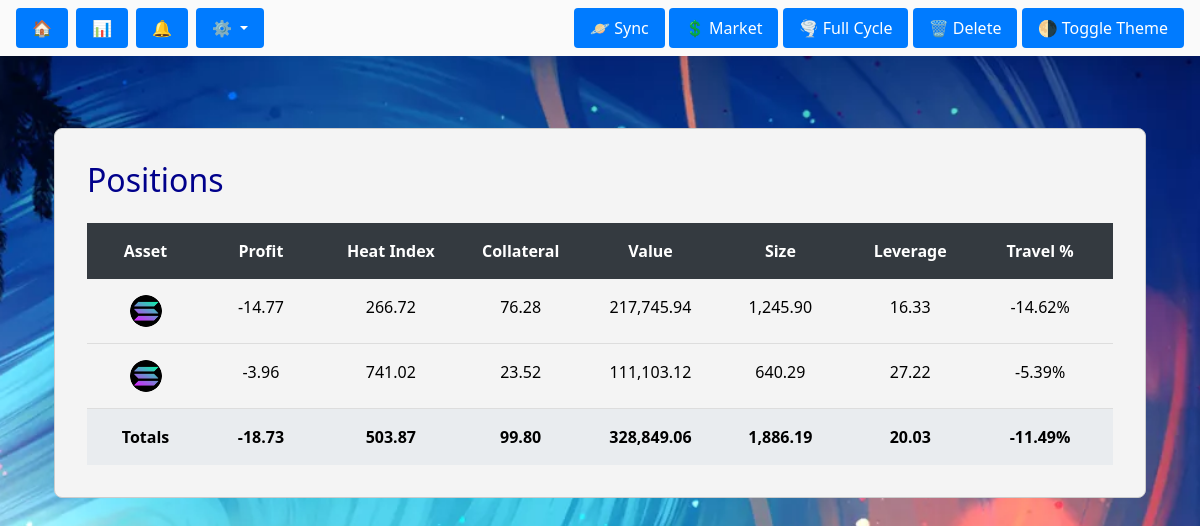
Page /positions/table on the earlier database version.
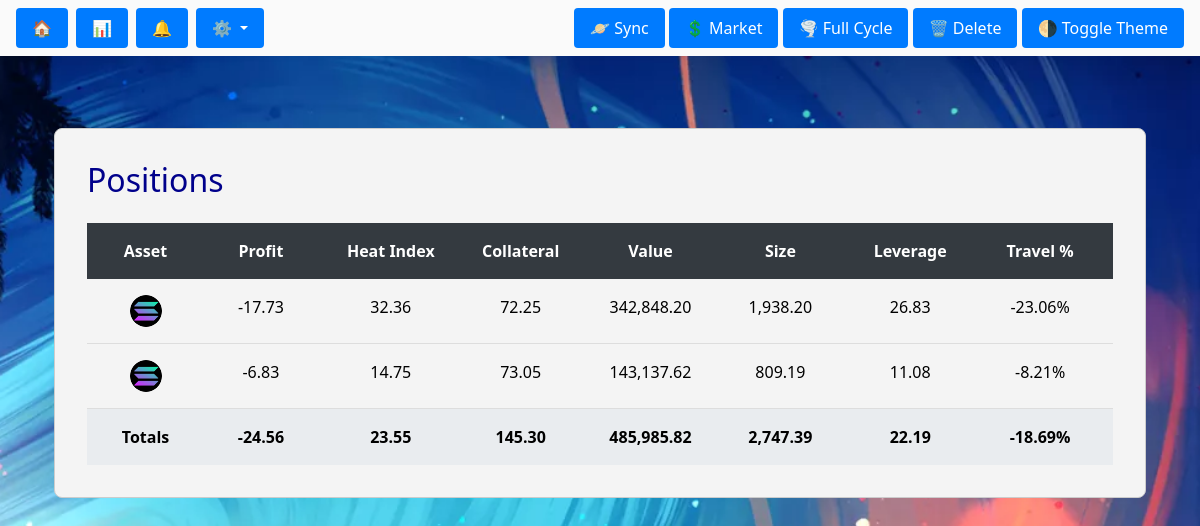
Same page on the later database version.
### tables this page shows
CREATE TABLE positions (
                    id TEXT PRIMARY KEY,
                    asset_type TEXT,
                    position_type TEXT,
                    entry_price REAL,
                    liquidation_price REAL,
                    travel_percent REAL,
                    value REAL,
                    collateral REAL,
                    size REAL,
                    leverage REAL,
                    wallet_name TEXT,
                    last_updated TEXT,
                    alert_reference_id TEXT,
                    hedge_buddy_id TEXT,
                    current_price REAL,
                    liquidation_distance REAL,
                    heat_index REAL,
                    current_heat_index REAL,
                    pnl_after_fees_usd REAL
                , profit REAL DEFAULT 0.0);

### positions/positions_bp.py (the view)
@positions_bp.route("/table", methods=["GET"])
@route_log_alert
def positions_table():
    try:
        core = PositionCore(current_app.data_locker)
        positions = core.get_all_positions()
        totals = CalcServices().calculate_totals(positions)
        return render_template("positions_table.html", positions=positions, totals=totals)
    except Exception as e:
        logger.error(f"Error in positions_table: {e}")
        return jsonify({"error": str(e)}), 500

### data/data_locker.py (called while the page is built, shortened)
    def seed_default_thresholds(self):
        existing = self.db.get_cursor().execute("SELECT COUNT(*) FROM alert_thresholds").fetchone()[0]
        if existing > 0:
            return  # Already seeded

### data/database.py (called while the page is built)
    def connect(self):
        if self.conn is None:
            dir_name = os.path.dirname(self.db_path)
            if dir_name and dir_name.strip() != "":
                os.makedirs(dir_name, exist_ok=True)
            self.conn = sqlite3.connect(self.db_path, check_same_thread=False)
            self.conn.row_factory = sqlite3.Row
            self.conn.execute("PRAGMA journal_mode=WAL;")
        return self.conn

    def get_cursor(self):
        return self.connect().cursor()

    def commit(self):
        self.connect().commit()

### data/dl_monitor_ledger.py (called while the page is built)
    def ensure_table(self):
        cursor = self.db.get_cursor()
        cursor.execute("""
            CREATE TABLE IF NOT EXISTS monitor_ledger (
                id TEXT PRIMARY KEY,
                monitor_name TEXT NOT NULL,
                timestamp TEXT NOT NULL,
                status TEXT NOT NULL,
                metadata TEXT,
                created_at TEXT DEFAULT CURRENT_TIMESTAMP
            )
        """)
        self.db.commit()
        log.success("✅ monitor_ledger table ensured", source="DLMonitorLedger")

### data/dl_positions.py (called while the page is built)
    def get_all_positions(self) -> list:
        try:
            cursor = self.db.get_cursor()
            cursor.execute("SELECT * FROM positions")
            rows = cursor.fetchall()
            log.debug(f"Fetched {len(rows)} positions", source="DLPositionManager")
            return [dict(row) for row in rows]
        except Exception as e:
            log.error(f"Error fetching positions: {e}", source="DLPositionManager")
            return []

### data/dl_system_data.py (called while the page is built)
    def get_active_theme_profile(self) -> dict:
        try:
            cursor = self.db.get_cursor()
            row = cursor.execute("SELECT theme_active_profile FROM system_vars WHERE id = 1").fetchone()
            if not row or not row["theme_active_profile"]:
                return {}
            active_name = row["theme_active_profile"]
            all_profiles = self.get_theme_profiles()
            return all_profiles.get(active_name, {})
        except Exception as e:
            log.error(f"❌ Failed to retrieve active theme profile: {e}", source="DLSystemDataManager")
            return {}

### positions/position_core.py (called while the page is built)
    def get_all_positions(self):
        return self.store.get_all_positions()

### positions/position_store.py (called while the page is built)
    def get_all_positions(self):
        return self.get_all()

### templates/positions/positions_table.html (shortened to what this page needs)
{% extends "base.html" %}
{% block content %}
<div class="container-fluid my-4">
  <div class="card">
    <div class="card-body">
      <h2 class="title-text mb-4">Positions</h2>
      <div class="grid-header">
        <div class="grid-col asset sortable" data-col-index="0">Asset</div>
        <div class="grid-col sortable" data-col-index="1">Profit</div>
        <div class="grid-col sortable" data-col-index="2">Heat Index</div>
        <div class="grid-col sortable" data-col-index="3">Collateral</div>
        <div class="grid-col sortable" data-col-index="4">Value</div>
        <div class="grid-col sortable" data-col-index="5">Size</div>
        <div class="grid-col sortable" data-col-index="6">Leverage</div>
        <div class="grid-col sortable" data-col-index="7">Travel %</div>
      </div>
      <div id="gridRows">
        {% for pos in positions|sort(attribute='size', reverse=True) %}
        <div class="grid-row">
          <div class="grid-col asset">
            {% if pos.asset_type == 'BTC' %}
              <img src="{{ url_for('static', filename='images/btc_logo.png') }}" alt="BTC" class="asset-icon">
            {% elif pos.asset_type == 'ETH' %}
              <img src="{{ url_for('static', filename='images/eth_logo.png') }}" alt="ETH" class="asset-icon">
            {% elif pos.asset_type == 'SOL' %}
              <img src="{{ url_for('static', filename='images/sol_logo.png') }}" alt="SOL" class="asset-icon">
            {% else %}
              {{ pos.asset_type }}
            {% endif %}
          </div>
          <div class="grid-col">{{ "{:,.2f}".format(pos.pnl_after_fees_usd or 0) }}</div>
          <div class="grid-col">{{ "{:,.2f}".format(pos.heat_index or 0) }}</div>
          <div class="grid-col">{{ "{:,.2f}".format(pos.collateral or 0) }}</div>
          <div class="grid-col">{{ "{:,.2f}".format(pos.value or 0) }}</div>
          <div class="grid-col">{{ "{:,.2f}".format(pos.size or 0) }}</div>
          <div class="grid-col">{{ "{:,.2f}".format(pos.leverage or 0) }}</div>
          <div class="grid-col">{{ "{:,.2f}".format(pos.travel_percent or 0) }}%</div>
        </div>
        {% endfor %}
      </div>
      {% set total_profit = positions|sum(attribute='pnl_after_fees_usd') %}
      <div class="grid-totals">
        <div class="grid-col asset">Totals</div>
        <div class="grid-col">{{ "{:,.2f}".format(total_profit) }}</div>
        <div class="grid-col">{{ "{:,.2f}".format(totals.avg_heat_index or 0) }}</div>
        <div class="grid-col">{{ "{:,.2f}".format(totals.total_collateral or 0) }}</div>
        <div class="grid-col">{{ "{:,.2f}".format(totals.total_value or 0) }}</div>
        <div class="grid-col">{{ "{:,.2f}".format(totals.total_size or 0) }}</div>
        <div class="grid-col">{{ "{:,.2f}".format(totals.avg_leverage or 0) }}</div>
        <div class="grid-col">{{ "{:,.2f}".format(totals.avg_travel_percent or 0) }}%</div>
      </div>
    </div>
  </div>
</div>
{% endblock %}

### templates/base.html (shortened to what this page needs)
<!DOCTYPE html>
<html lang="en" data-theme="light">
<head>
  <link rel="stylesheet" href="https://cdn.jsdelivr.net/npm/bootstrap@5.3.0/dist/css/bootstrap.min.css">
  <link rel="stylesheet" href="{{ url_for('static', filename='css/base.css') }}">
  <link rel="stylesheet" href="../static/css/portfolio_status.css">
</head>
<body>
  <div class="wrapper">
    {% include "title_bar.html" %}
    <div id="toastContainer" class="toast-container position-fixed top-0 end-0 p-3" style="z-index: 1080;"></div>
    <div class="content-wrapper">
      <div class="container py-5">
        {% block content %}{% endblock %}
      </div>
    </div>
  </div>
</body>
</html>

### templates/title_bar.html (shortened to what this page needs)
<nav class="title-bar d-flex justify-content-between align-items-center px-3 py-2">
  <div class="left-buttons d-flex gap-2">
    <a class="btn btn-light" href="{{ url_for('dashboard.dash_page') }}" title="Home">🏠</a>
    <a class="btn btn-light" href="{{ url_for('positions.positions_table') }}" title="Positions">📊</a>
    <a class="btn btn-light" href="{{ url_for('alerts_bp.monitor_page') }}" title="Alerts">🔔</a>
    <div class="dropdown">
      <button class="btn btn-light dropdown-toggle" type="button" id="settingsDropdown" data-bs-toggle="dropdown" aria-expanded="false">
        ⚙️
      </button>
    </div>
  </div>
  <div class="title-bar-actions">
    <button class="btn btn-outline-primary" data-action="sync">🪐 Sync</button>
    <button class="btn btn-outline-success" data-action="market">💲 Market</button>
    <button class="btn btn-outline-info" data-action="full">🌪️ Full Cycle</button>
    <button class="btn btn-outline-danger" data-action="wipe">🗑️ Delete</button>
    <button class="btn btn-outline-secondary" id="themeToggleButton">🌗 Toggle Theme</button>
  </div>
</nav>

### static/css/base.css (style rules this page uses)
:root { --bg: #ffffff; --text: #111111; --card-bg: #f4f4f4; --card-border: #cccccc; --navbar-bg: #fafafa; --primary: #007bff; --primary-hover: #0056b3; --accent: #f0f0f0; --heat-red: #dc3545; --heat-green: #28a745; }
body, html { margin: 0; padding: 0; font-family: "Segoe UI", sans-serif; background-color: var(--bg); color: var(--text); transition: background-color 0.3s ease, color 0.3s ease; }
a { color: var(--primary); text-decoration: none; }
.card, .common-box, .liquidation-box, .portfolio-box { background-color: var(--card-bg); color: var(--text); border: 1px solid var(--card-border); border-radius: 8px; padding: 1rem; margin-bottom: 1rem; }
button, .btn { background-color: var(--primary); border: none; color: white; padding: 0.5rem 1rem; border-radius: 4px; cursor: pointer; }
body::after { content: attr(data-theme); position: fixed; bottom: 10px; right: 10px; background: red; color: white; padding: 2px 8px; font-size: 12px; border-radius: 4px; z-index: 9999; }

### static/css/portfolio_status.css (style rules this page uses)
body { background-image: url('/static/images/wally.png'); background-size: cover; background-repeat: no-repeat; background-attachment: fixed; background-position: center center; }

### templates/positions/positions_table.html (style rules this page uses)
.grid-header, .grid-row, .grid-totals { display: flex; padding: 0.5rem; transition: background-color 0.5s, color 0.5s; }
.grid-header { background-color: var(--card-title-color, #343a40); color: var(--text-color, #ffffff); font-weight: bold; }
.grid-row, .grid-totals { color: var(--text-color, #000000); }
.grid-row { border-bottom: 1px solid var(--border-color, #ddd); }
.grid-totals { background-color: var(--card-background-color, #e9ecef); font-weight: bold; }
.grid-col { flex: 1; text-align: center; padding: 0.5rem; }
.grid-col.asset { flex: 0 0 10%; max-width: 10%; }
.sortable { cursor: pointer; }
.asset-icon { width: 32px; height: 32px; border-radius: 50%; object-fit: cover; }
.title-text { color: var(--title-text-color, darkblue); }

Differences in the rows shown:
changed positions (number 1 of 2 on the later page): pnl_after_fees_usd "-14.77" → "-17.73"; heat_index "266.72" → "32.36"; collateral "76.28" → "72.25"; value "217,745.94" → "342,848.20"; size "1,245.90" → "1,938.20"; leverage "16.33" → "26.83"; travel_percent "-14.62" → "-23.06"
changed positions (number 2 of 2 on the later page): pnl_after_fees_usd "-3.96" → "-6.83"; heat_index "741.02" → "14.75"; collateral "23.52" → "73.05"; value "111,103.12" → "143,137.62"; size "640.29" → "809.19"; leverage "27.22" → "11.08"; travel_percent "-5.39" → "-8.21"
Other differences:
{{ "{:,.2f}".format(total_profit) }}: "-18.73" → "-24.56"
{{ "{:,.2f}".format(totals.avg_heat_index or 0) }}: "503.87" → "23.55"
{{ "{:,.2f}".format(totals.total_collateral or 0) }}: "99.80" → "145.30"
{{ "{:,.2f}".format(totals.total_value or 0) }}: "328,849.06" → "485,985.82"
{{ "{:,.2f}".format(totals.total_size or 0) }}: "1,886.19" → "2,747.39"
{{ "{:,.2f}".format(totals.avg_leverage or 0) }}: "20.03" → "22.19"
{{ "{:,.2f}".format(totals.avg_travel_percent or 0) }}: "-11.49" → "-18.69"
